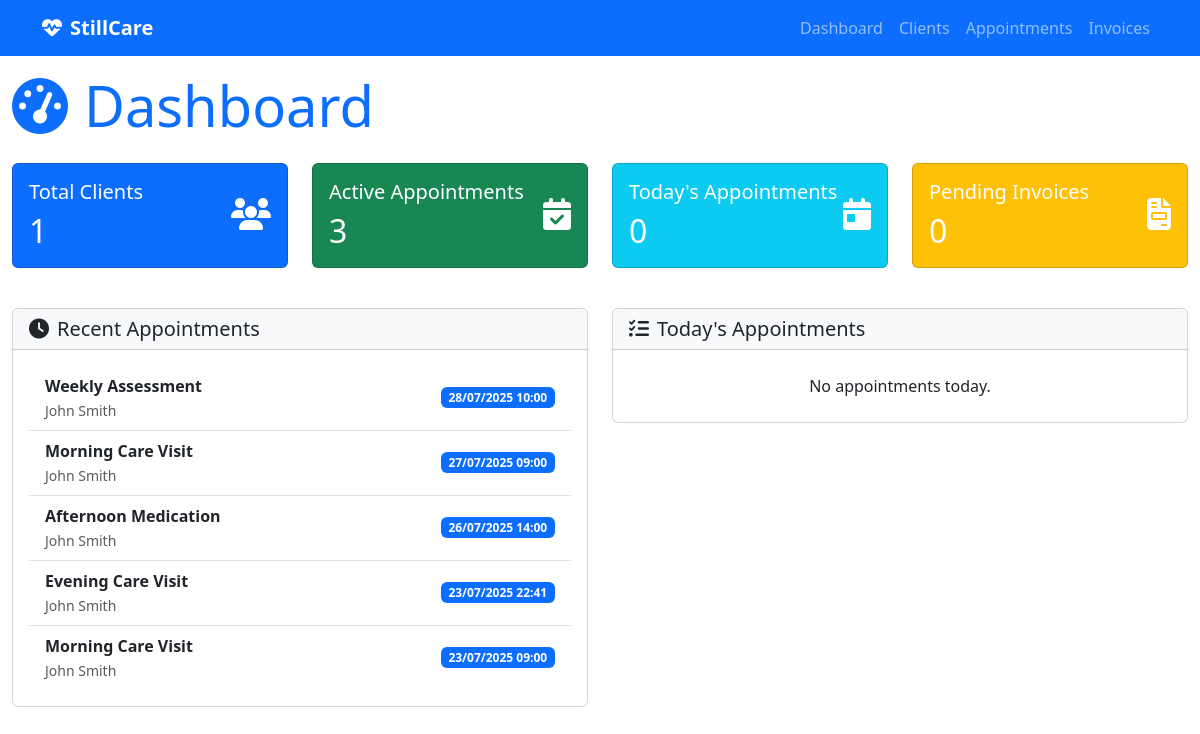
The page / on the database its author committed.
### appointment_management/models.py (models this page shows, shortened)
class Appointment(models.Model):
    FREQUENCY_CHOICES = [
        ('daily', 'Daily'),
        ('weekly', 'Weekly'),
        ('monthly', 'Monthly'),
    ]
    title = models.CharField(max_length=200)
    description = models.TextField(blank=True, null=True)
    start_time = models.DateTimeField(help_text="When the appointment/visit should start")
    end_time = models.DateTimeField(help_text="When the appointment/visit should end")
    status = models.CharField(max_length=50, choices=[
        ('scheduled', 'Scheduled'),
        ('completed', 'Completed'),
        ('cancelled', 'Cancelled'),
        ('no_show', 'No Show'),
    ], default='scheduled')
    client = models.ForeignKey(
        'client_management.Client',
        on_delete=models.CASCADE,
        related_name='appointments',
        help_text="The client this appointment is for"
    )
    frequency = models.CharField(
        max_length=20,
        choices=FREQUENCY_CHOICES,
        blank=True,
        null=True,
        help_text="How often this appointment repeats"
    )
    assigned_staff = models.ForeignKey(settings.AUTH_USER_MODEL, on_delete=models.PROTECT, null=False, blank=False, related_name='appointments', help_text="Staff member assigned to this appointment")
    created_at = models.DateTimeField(auto_now_add=True)
    updated_at = models.DateTimeField(auto_now=True)
    class Meta:
        verbose_name = "Appointment"
        verbose_name_plural = "Appointments"
    VISIT_STATUS_CHOICES = [
        ('scheduled', 'Scheduled'),
        ('in_progress', 'In Progress'),
        ('completed', 'Completed'),
        ('cancelled', 'Cancelled'),
    ]
    status = models.CharField(
        max_length=20,
        choices=VISIT_STATUS_CHOICES,
        default='scheduled'
    )
    actual_start_time = models.DateTimeField(blank=True, null=True)
    actual_end_time = models.DateTimeField(blank=True, null=True)
    checklist_items = models.JSONField(
        default=list,
        help_text="List of checklist items from the client's care plan"
    )

### client_management/models.py (models this page shows, shortened)
class Client(models.Model):
    CHECKLIST_CHOICES = [
        ('basic_care', 'Basic Care'),
        ('medication_management', 'Medication Management'),
        ('wound_care', 'Wound Care'),
        ('physical_therapy', 'Physical Therapy'),
        ('nursing_care', 'Nursing Care'),
        ('social_work', 'Social Work'),
        ('nutrition', 'Nutrition'),
        ('hygiene', 'Hygiene'),
        ('mobility', 'Mobility Assistance'),
        ('monitoring', 'Vital Signs Monitoring'),
        ('education', 'Patient Education'),
        ('family_support', 'Family Support'),
        ('emergency_prep', 'Emergency Preparedness'),
        ('equipment', 'Medical Equipment'),
        ('transportation', 'Transportation'),
    ]
    first_name = models.CharField(max_length=100)
    last_name = models.CharField(max_length=100)
    address = models.TextField()
    phone = models.CharField(max_length=20, blank=True, null=True)
    email = models.EmailField(blank=True, null=True)
    latitude = models.FloatField(blank=True, null=True, help_text="Latitude of the client's residence")
    longitude = models.FloatField(blank=True, null=True, help_text="Longitude of the client's residence")
    care_checklist = models.JSONField(
        default=list,
        help_text="List of care items required for this client"
    )
    created_at = models.DateTimeField(auto_now_add=True)
    updated_at = models.DateTimeField(auto_now=True)
    @property
    def full_name(self):
        return f"{self.first_name} {self.last_name}"
    class Meta:
        verbose_name = "Client"
        verbose_name_plural = "Clients"
        ordering = ['last_name', 'first_name']

### care_backend/views.py (the view)
# urls.py: path('', views.dashboard, name='dashboard'),
def dashboard(request):
    today = timezone.now().date()
    total_clients = Client.objects.count()
    active_appointments = Appointment.objects.filter(
        Q(start_time__date__gte=today) &
        Q(status='scheduled')
    ).count()
    pending_invoices = InvoiceGroup.objects.filter(
        client__isnull=False
    ).distinct().count()
    total_staff = User.objects.filter(is_staff_member=True, is_active=True).count()
    seven_days_ago = timezone.now() - timedelta(days=7)
    recent_appointments = Appointment.objects.filter(
        start_time__gte=seven_days_ago
    ).order_by('-start_time')[:5]
    today_appointments = Appointment.objects.filter(
        start_time__date=today
    ).order_by('start_time')[:5]
    context = {
        'total_clients': total_clients,
        'active_appointments': active_appointments,
        'pending_invoices': pending_invoices,
        'recent_appointments': recent_appointments,
        'today_appointments': today_appointments,
        'total_staff': total_staff,
    }
    return render(request, 'dashboard.html', context)

### templates/dashboard.html (shortened to what this page needs)
{% extends "base.html" %}
{% block content %}
<h1 class="display-4 text-primary mb-4"><i class="fas fa-tachometer-alt me-3"></i>Dashboard</h1>
<div class="row mb-4">
    <div class="col-md-3 mb-3">
        <a href="{% url 'client_list' %}" class="dashboard-tile-link text-decoration-none">
        <div class="card bg-primary text-white h-100">
            <div class="card-body">
                <div class="d-flex justify-content-between">
                    <div>
                        <h5 class="card-title">Total Clients</h5>
                        <h2 class="mb-0">{{ total_clients }}</h2>
                    </div>
                    <div class="align-self-center">
                        <i class="fas fa-users fa-2x"></i>
                    </div>
                </div>
            </div>
        </div>
        </a>
    </div>
    <div class="col-md-3 mb-3">
        <a href="{% url 'appointment_list' %}" class="dashboard-tile-link text-decoration-none">
        <div class="card bg-success text-white h-100">
            <div class="card-body">
                <div class="d-flex justify-content-between">
                    <div>
                        <h5 class="card-title">Active Appointments</h5>
                        <h2 class="mb-0">{{ active_appointments }}</h2>
                    </div>
                    <div class="align-self-center">
                        <i class="fas fa-calendar-check fa-2x"></i>
                    </div>
                </div>
            </div>
        </div>
        </a>
    </div>
    <div class="col-md-3 mb-3">
        <a href="{% url 'appointment_list' %}" class="dashboard-tile-link text-decoration-none">
        <div class="card bg-info text-white h-100">
            <div class="card-body">
                <div class="d-flex justify-content-between">
                    <div>
                        <h5 class="card-title">Today's Appointments</h5>
                        <h2 class="mb-0">{{ today_appointments_count|default:0 }}</h2>
                    </div>
                    <div class="align-self-center">
                        <i class="fas fa-calendar-day fa-2x"></i>
                    </div>
                </div>
            </div>
        </div>
        </a>
    </div>
    <div class="col-md-3 mb-3">
        <a href="{% url 'invoice_list' %}" class="dashboard-tile-link text-decoration-none">
        <div class="card bg-warning text-white h-100">
            <div class="card-body">
                <div class="d-flex justify-content-between">
                    <div>
                        <h5 class="card-title">Pending Invoices</h5>
                        <h2 class="mb-0">{{ pending_invoices }}</h2>
                    </div>
                    <div class="align-self-center">
                        <i class="fas fa-file-invoice fa-2x"></i>
                    </div>
                </div>
            </div>
        </div>
        </a>
    </div>
</div>
<div class="row">
    <div class="col-md-6 mb-4">
        <div class="card">
            <div class="card-header bg-light">
                <h5 class="mb-0"><i class="fas fa-clock me-2"></i>Recent Appointments</h5>
            </div>
            <div class="card-body">
                <ul class="list-group list-group-flush">
                    {% for appointment in recent_appointments %}
                    <li class="list-group-item d-flex justify-content-between align-items-center">
                        <div>
                            <strong>{{ appointment.title }}</strong><br>
                            <small class="text-muted">{{ appointment.client.full_name }}</small>
                        </div>
                        <span class="badge bg-primary">{{ appointment.start_time|date:"d/m/Y H:i" }}</span>
                    </li>
                    {% empty %}
                    <li class="list-group-item text-center">No recent appointments.</li>
                    {% endfor %}
                </ul>
            </div>
        </div>
    </div>
    <div class="col-md-6 mb-4">
        <div class="card">
            <div class="card-header bg-light">
                <h5 class="mb-0"><i class="fas fa-tasks me-2"></i>Today's Appointments</h5>
            </div>
            <div class="card-body">
                <ul class="list-group list-group-flush">
                    {% for appointment in today_appointments %}
                    <li class="list-group-item d-flex justify-content-between align-items-center">
                        <div>
                            <strong>{{ appointment.title }}</strong><br>
                            <small class="text-muted">{{ appointment.client.full_name }}</small>
                        </div>
                        <span class="badge bg-info">{{ appointment.status }}</span>
                    </li>
                    {% empty %}
                    <li class="list-group-item text-center">No appointments today.</li>
                    {% endfor %}
                </ul>
            </div>
        </div>
    </div>
</div>
{% endblock %}

### templates/dashboard.html (style rules this page uses)
.dashboard-tile-link { transition: box-shadow 0.2s, transform 0.2s; display: block; border-radius: 0.5rem; }

### rows shown on the page
Appointment: title "Weekly Assessment", client.full_name "John Smith", start_time "28/07/2025 10:00"
Appointment: title "Morning Care Visit", client.full_name "John Smith", start_time "27/07/2025 09:00"
Appointment: title "Afternoon Medication", client.full_name "John Smith", start_time "26/07/2025 14:00"
Appointment: title "Evening Care Visit", client.full_name "John Smith", start_time "23/07/2025 22:41"
Appointment: title "Morning Care Visit", client.full_name "John Smith", start_time "23/07/2025 09:00"

### other values the page prints
{{ total_clients }} "1"
{{ active_appointments }} "3"
{{ today_appointments_count|default:0 }} "0"
{{ pending_invoices }} "0"
